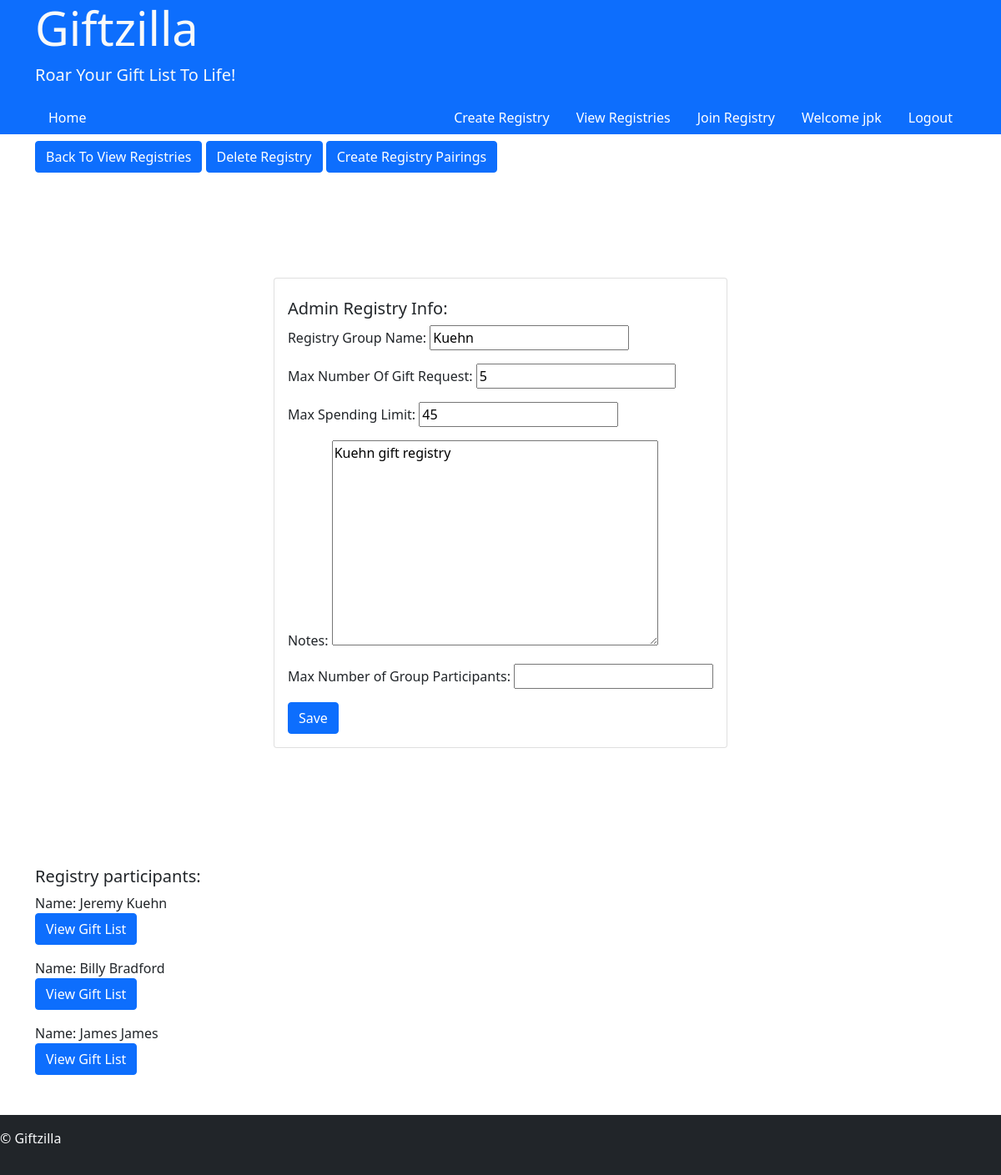
Before: /user/AJUQB/adminReg (signed in) with the older database file.
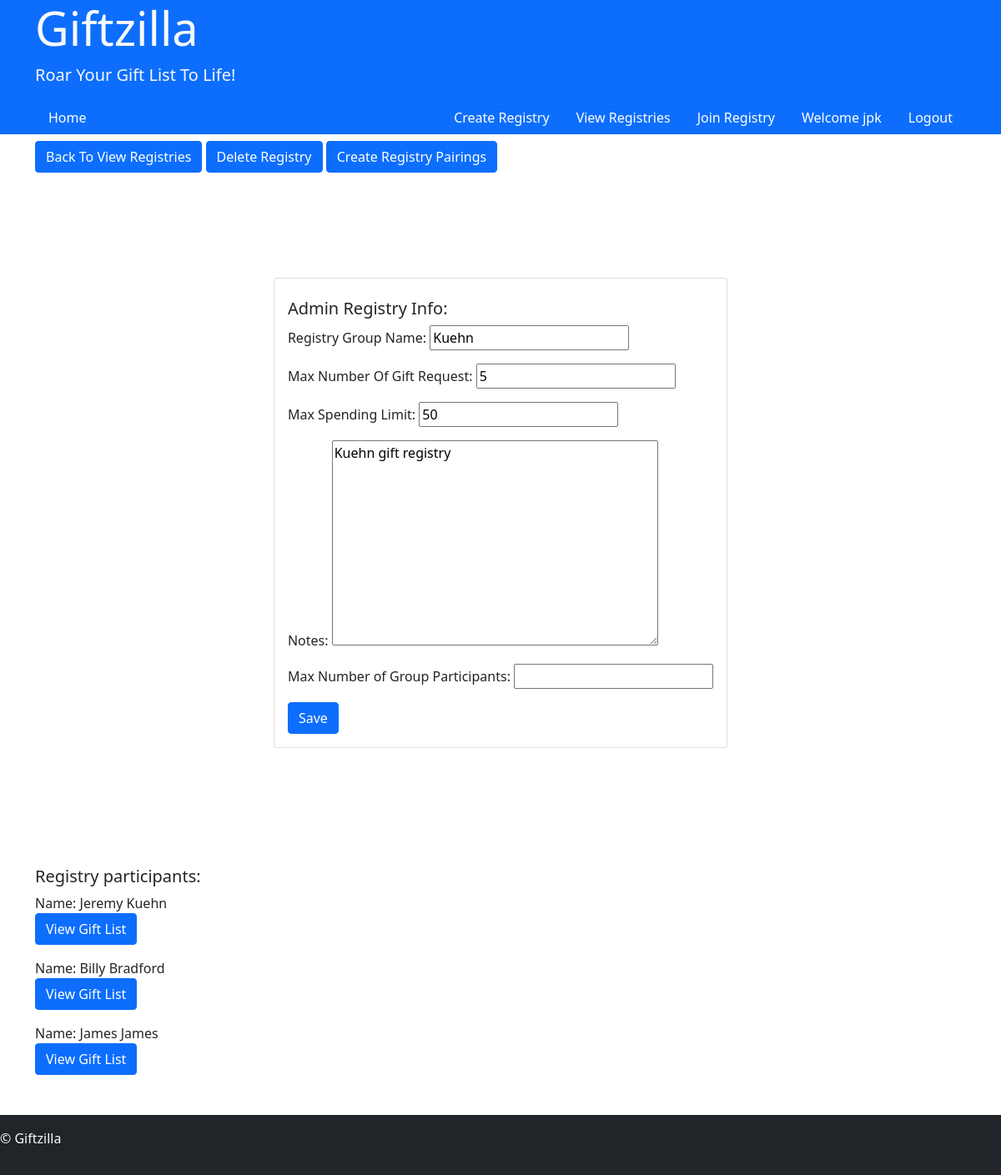
After: the same page with the newer database file.
### user/models.py (models this page shows, shortened)
class Registry(models.Model):
    regPin = models.CharField(max_length=5)
    admin = models.ForeignKey(User, on_delete=models.CASCADE)
    regName = models.CharField(max_length=25, verbose_name="Registry Group Name:")
    urlNumCap = models.IntegerField(default=5, verbose_name="Max Number Of Gift Request:", blank=True, null=True)
    spendLimit = models.IntegerField(blank=True, null=True, verbose_name="Max Spending Limit:")
    notes = models.TextField(blank=True, null=True, verbose_name="Notes")
    regGroupCap = models.IntegerField(blank=True, null=True, verbose_name="Max Number of Group Participants:")

### user/views.py (the view)
# urls.py: path("<str:groupPin>/adminReg", views.adminReg, name="adminReg"),
@login_required
def adminReg(request, groupPin):
    if request.method == "POST":
        instance = Registry.objects.get(regPin=groupPin)
        instance.regName = request.POST.get("regName")
        instance.urlNumCap = request.POST.get("urlNumCap")
        instance.spendLimit = request.POST.get("spendLimit")
        instance.notes = request.POST.get("notes")
        instance.regGroupCap = request.POST.get("regGroupCap")
        if instance.regGroupCap == '':
            instance.regGroupCap = None
        instance.save()
        return HttpResponseRedirect(reverse('user:adminReg', args=[groupPin]))
    else:
        reg = Registry.objects.get(regPin=groupPin)
        reginstance = regForm(instance=reg)
        regPart = giftGroups.objects.filter(groupPin=groupPin)
        return render(request, "user/adminreg.html", {
            "reginstance": reginstance,
            "reg": reg,
            "regPart": regPart
        })

### user/forms.py
class regForm(ModelForm):
    class Meta:
        model = Registry
        fields = "__all__"
        exclude = ["regPin", "admin"]

### giftzilla/templates/user/adminreg.html (shortened to what this page needs)
{% extends 'layout.html' %}
{% block body %}
<div class="container py-2">
    <a class="btn btn-primary" href="{% url 'user:viewReg' userID=user.id %}">Back To View Registries</a>
    <a class="btn btn-primary" href="{% url 'user:regDelete' groupPin=reg.regPin %}">Delete Registry</a>
    <a class="btn btn-primary" href="{% url 'user:createPairs' groupPin=reg.regPin %}">Create Registry Pairings</a>
</div>
<div class="container d-flex justify-content-center align-items-center min-vh-100">
    <div class="card">
        <div class="card-body">
            <h5 class="card-text">Admin Registry Info:</h5>
            <form method="post">
                {{ reginstance.as_p }}
                <button type="submit" class="btn btn-primary">Save</button>
            </form>
        </div>
    </div>
</div>
<div class="container">
    <h5 class="mt-4">Registry participants:</h5>
    {% for part in regPart %}
        <div class="mb-3">
            <p class="mb-0">Name: {{ part.user.first_name }} {{ part.user.last_name }}</p>
            <a class="btn btn-primary" href="{% url 'user:adminWishListView' groupPin=reg.regPin userID=part.user.id %}">View Gift List</a>
        </div>
    {% endfor %}
</div>
{% endblock %}

Changed rows visible on the page:
changed Registry "Kuehn": spendLimit "45" → "50"
